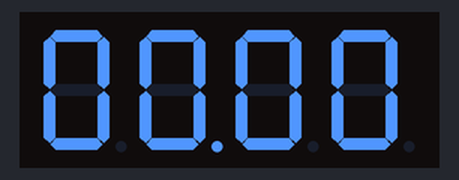
A sketch run on a simulated Arduino Uno, built with avr-gcc and run on an emulated ATmega328P. On the bench: 4-digit seven-segment display. Wiring (inferred from the names in the program): 4-digit 7-segment display, segments lit when LOW: segments pin 13, pin 2, pin 3, pin 4, pin 5, pin 6, pin 7, pin 8; digit selects pin 12, pin 11, pin 10, pin 9. The segment pins are drawn as the display they are named for.

Above: at 0.1 s.
At 2.2 s:
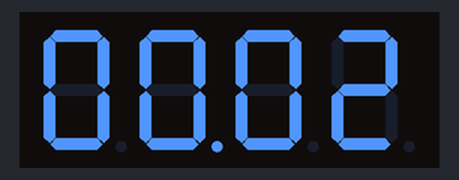
At 4.1 s:
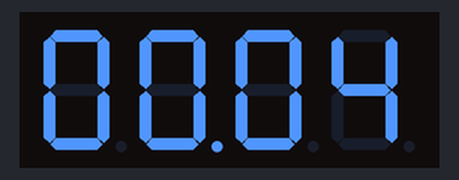
At 10.2 s:
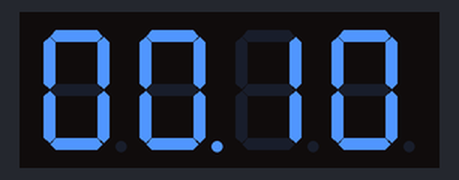
At 20.1 s:
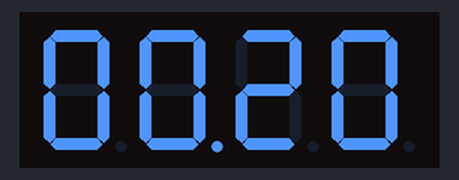
At 37.2 s:
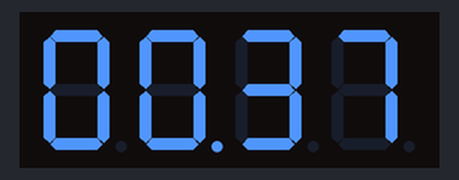

The sketch:

08_4digit_7segment_display.ino
```cpp
int a = 13;
int b = 2;
int c = 3;
int d = 4;
int e = 5;
int f = 6;
int g = 7;
int dp = 8;
int d4 = 9;
int d3 = 10;
int d2 = 11;
int d1 = 12;

void setDigit(int x)  //Defined setDigit (x), whose role is to open the port dx
{
  digitalWrite(d1, LOW);
  digitalWrite(d2, LOW);
  digitalWrite(d3, LOW);
  digitalWrite(d4, LOW);
  switch(x)
  {
    case 1:
           digitalWrite(d1, HIGH);
           break;
    case 2:
           digitalWrite(d2, HIGH);
           break;
    case 3:
           digitalWrite(d3, HIGH);
           break;
    default:
           digitalWrite(d4, HIGH);
           break;
  }
}

void setNumber(int x)   //Defined setNumber (x), whose role is to display digital x
{
  switch(x)
  {
    case 1:
     one();
     break;
    case 2:
     two();
     break;
    case 3:
     three();
     break;
    case 4:
       four();
       break;
    case 5:
      five();
      break;
    case 6:
      six();
      break;
    case 7:
     seven();
     break;
    case 8:
     eight();
     break;
    case 9:
     nine();
     break;
    default:
           zero();
           break;
  }
}

void dispDec()  //Decimal point setting Open
{
  digitalWrite(dp, LOW);
}


void clearLEDs()  //Clear screen
{
  digitalWrite(a, HIGH);
  digitalWrite(b, HIGH);
  digitalWrite(c, HIGH);
  digitalWrite(d, HIGH);
  digitalWrite(e, HIGH);
  digitalWrite(f, HIGH);
  digitalWrite(g, HIGH);
  digitalWrite(dp, HIGH);
}

void zero()  //Define those figures 0 cathode pin switch
{
  digitalWrite(a, LOW);
  digitalWrite(b, LOW);
  digitalWrite(c, LOW);
  digitalWrite(d, LOW);
  digitalWrite(e, LOW);
  digitalWrite(f, LOW);
  digitalWrite(g, HIGH);
}

void one()  //Define those figures 1 cathode pin switch
{
  digitalWrite(a, HIGH);
  digitalWrite(b, LOW);
  digitalWrite(c, LOW);
  digitalWrite(d, HIGH);
  digitalWrite(e, HIGH);
  digitalWrite(f, HIGH);
  digitalWrite(g, HIGH);
}

void two()  //Define those figures 2 cathode pin switch
{
  digitalWrite(a, LOW);
  digitalWrite(b, LOW);
  digitalWrite(c, HIGH);
  digitalWrite(d, LOW);
  digitalWrite(e, LOW);
  digitalWrite(f, HIGH);
  digitalWrite(g, LOW);
}

void three()  //Define those figures 3 cathode pin switch
{
  digitalWrite(a, LOW);
  digitalWrite(b, LOW);
  digitalWrite(c, LOW);
  digitalWrite(d, LOW);
  digitalWrite(e, HIGH);
  digitalWrite(f, HIGH);
  digitalWrite(g, LOW);
}

void four()  //Define those figures 4 cathode pin switch
{
  digitalWrite(a, HIGH);
  digitalWrite(b, LOW);
  digitalWrite(c, LOW);
  digitalWrite(d, HIGH);
  digitalWrite(e, HIGH);
  digitalWrite(f, LOW);
  digitalWrite(g, LOW);
}

void five()  //Define those figures 5 cathode pin switch
{
  digitalWrite(a, LOW);
  digitalWrite(b, HIGH);
  digitalWrite(c, LOW);
  digitalWrite(d, LOW);
  digitalWrite(e, HIGH);
  digitalWrite(f, LOW);
  digitalWrite(g, LOW);
}

void six()  //Define those figures 6 cathode pin switch
{
  digitalWrite(a, LOW);
  digitalWrite(b, HIGH);
  digitalWrite(c, LOW);
  digitalWrite(d, LOW);
  digitalWrite(e, LOW);
  digitalWrite(f, LOW);
  digitalWrite(g, LOW);
}

void seven()  //Define those figures 7 cathode pin switch
{
  digitalWrite(a, LOW);
  digitalWrite(b, LOW);
  digitalWrite(c, LOW);
  digitalWrite(d, HIGH);
  digitalWrite(e, HIGH);
  digitalWrite(f, HIGH);
  digitalWrite(g, HIGH);
}

void eight()  //Define those figures 8 cathode pin switch
{
  digitalWrite(a, LOW);
  digitalWrite(b, LOW);
  digitalWrite(c, LOW);
  digitalWrite(d, LOW);
  digitalWrite(e, LOW);
  digitalWrite(f, LOW);
  digitalWrite(g, LOW);
}

void nine()  //Define those figures 9 cathode pin switch
{
  digitalWrite(a, LOW);
  digitalWrite(b, LOW);
  digitalWrite(c, LOW);
  digitalWrite(d, LOW);
  digitalWrite(e, HIGH);
  digitalWrite(f, LOW);
  digitalWrite(g, LOW);
}

int min = 0,seconds = 0, reset = 0;
int sD1, sD2, sD3, sD4;
void setup() {
  // put your setup code here, to run once:
    pinMode(d1, OUTPUT);
  pinMode(d2, OUTPUT);
  pinMode(d3, OUTPUT);
  pinMode(d4, OUTPUT);
  pinMode(a, OUTPUT);
  pinMode(b, OUTPUT);
  pinMode(c, OUTPUT);
  pinMode(d, OUTPUT);
  pinMode(e, OUTPUT);
  pinMode(f, OUTPUT);
  pinMode(g, OUTPUT);
  pinMode(dp, OUTPUT);

}

void loop() {

    seconds = millis()/1000;
    min = millis()/60000;
    seconds = seconds - (min*60);
    sD1 = min/10%10;
    sD2 = min%10;
    sD3 = seconds/10%10;
    sD4 = seconds%10;

   for(int m=0;m<80;m++){
      clearLEDs();           //Turn off all LED lights
      setDigit(1);          //Selection of a digital display
      setNumber(sD1);        //Display digital d1
      delayMicroseconds(200);

      clearLEDs();           //Turn off all LED lights
      setDigit(2);          //Select the first two digital display
      setNumber(sD2);        //Display digital d2
      dispDec();
      delayMicroseconds(200);

      clearLEDs();           //Turn off all LED lights
      setDigit(3);          //Select the first three digital display
      //dispDec(3);          //Decimal display
      setNumber(sD3);        //Display digital d3
      delayMicroseconds(200);

      clearLEDs();           //Turn off all LED lights
      setDigit(4);          //Select the first four digital display
      setNumber(sD4);        //Display digital d4
      delayMicroseconds(200);
   }
}
```

Measured:
- what the display in image 0 shows lasts 1.2 s, from 0.0 s to 1.2 s
- what the display in image 1 shows lasts 1.1 s, from 2.1 s to 3.2 s
